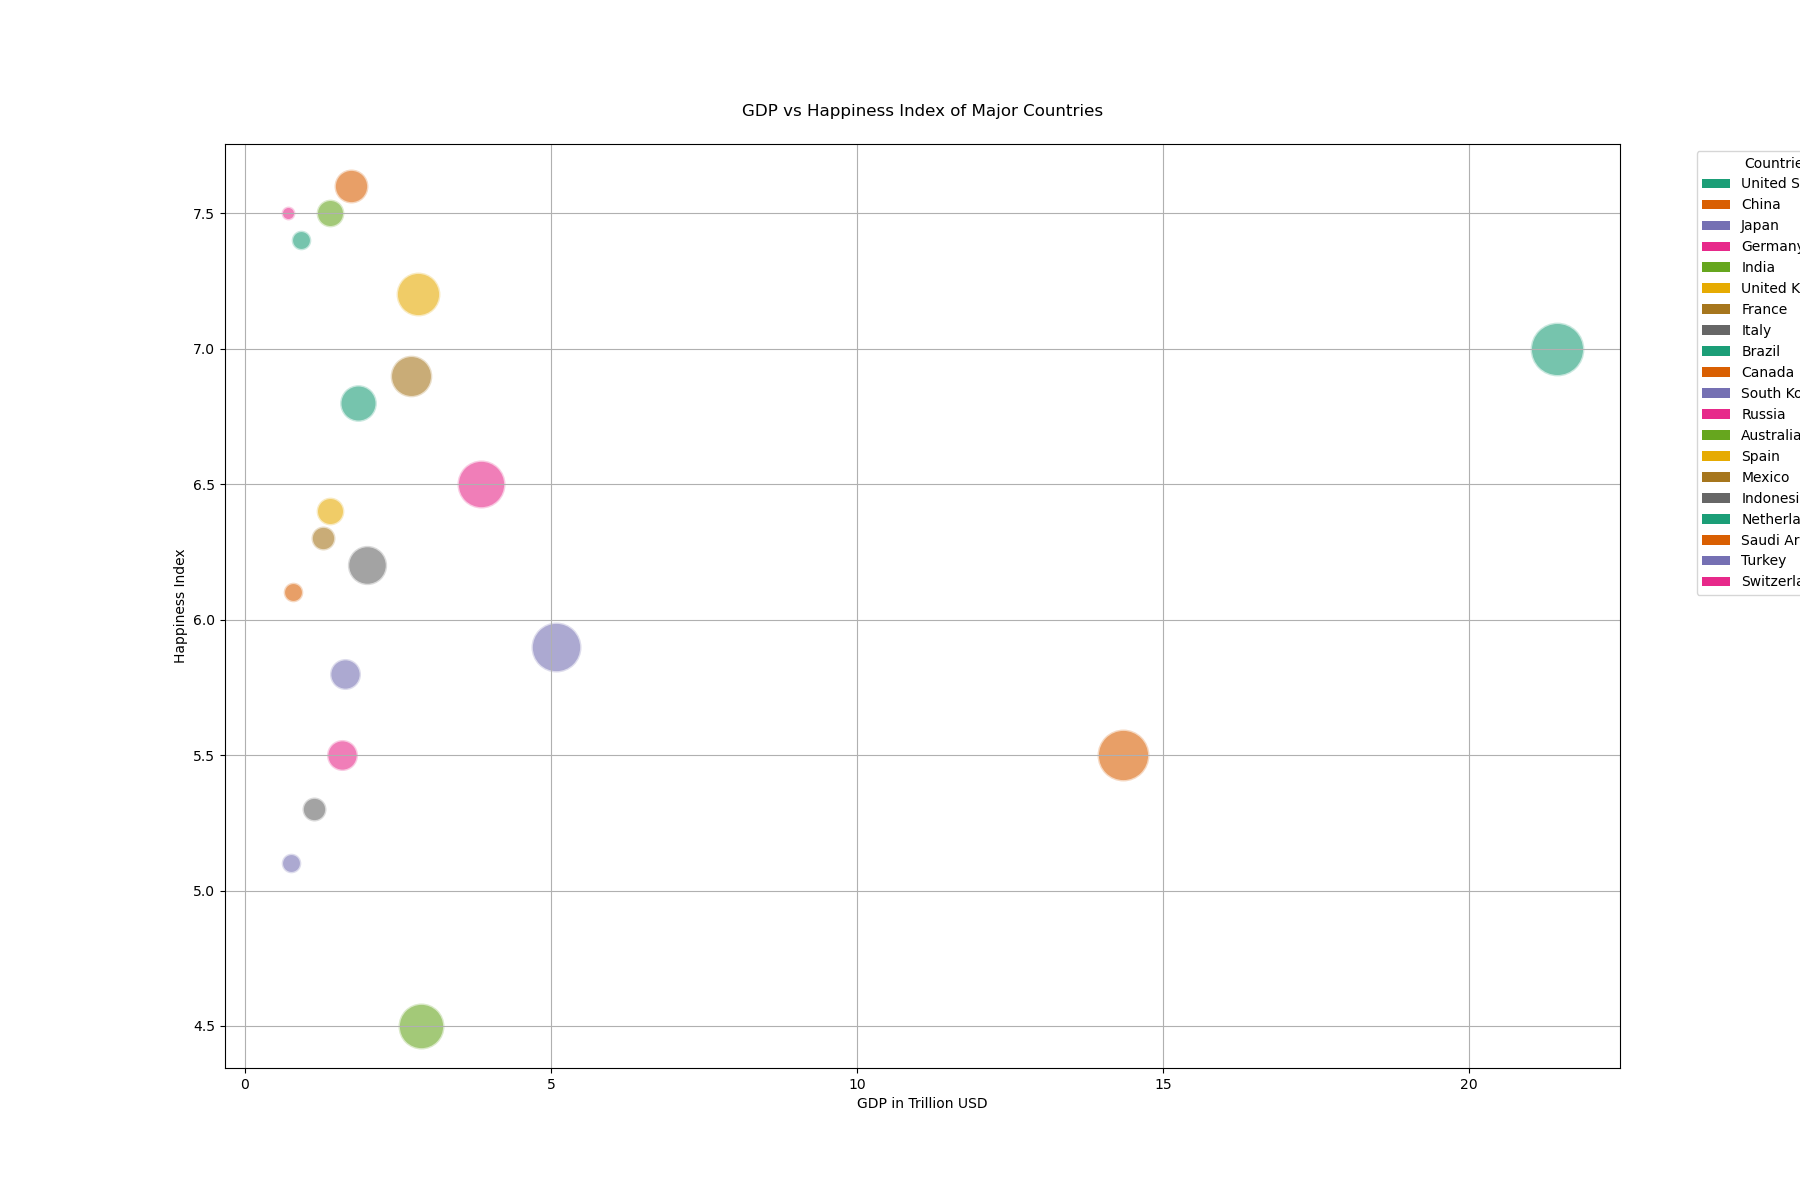

Source code (Python):

import matplotlib.pyplot as plt
from matplotlib.patches import Patch

countries = [
    "United States", "China", "Japan", "Germany", "India", "United Kingdom", "France", 
    "Italy", "Brazil", "Canada", "South Korea", "Russia", "Australia", "Spain", 
    "Mexico", "Indonesia", "Netherlands", "Saudi Arabia", "Turkey", "Switzerland"
]
gdp = [
    21.43, 14.34, 5.08, 3.86, 2.87, 2.83, 2.71, 2.00, 1.84, 1.74, 1.63, 1.58, 1.39, 1.39, 
    1.27, 1.12, 0.91, 0.78, 0.76, 0.71
]
happiness_index = [
    7.0, 5.5, 5.9, 6.5, 4.5, 7.2, 6.9, 6.2, 6.8, 7.6, 5.8, 5.5, 7.5, 6.4, 6.3, 5.3, 7.4, 6.1, 
    5.1, 7.5
]
bubble_size = [
    150, 140, 130, 120, 110, 100, 90, 80, 70, 60, 50, 50, 40, 40, 30, 30, 20, 20, 20, 10
]
colors = [
    "#1b9e77", "#d95f02", "#7570b3", "#e7298a", "#66a61e", "#e6ab02", "#a6761d", "#666666", 
    "#1b9e77", "#d95f02", "#7570b3", "#e7298a", "#66a61e", "#e6ab02", "#a6761d", "#666666", 
    "#1b9e77", "#d95f02", "#7570b3", "#e7298a"
]

plt.figure(figsize=(18, 12))

for i in range(len(countries)):
    plt.scatter(gdp[i], happiness_index[i], s=bubble_size[i]*10, c=colors[i], alpha=0.6, edgecolors="w", linewidth=2)

plt.title('GDP vs Happiness Index of Major Countries', pad=20)
plt.xlabel('GDP in Trillion USD')
plt.ylabel('Happiness Index')
plt.grid(True)

legend_elements = [Patch(facecolor=colors[i], label=countries[i]) for i in range(len(countries))]
plt.legend(handles=legend_elements, title="Countries", bbox_to_anchor=(1.05, 1), loc='upper left')

plt.show()
